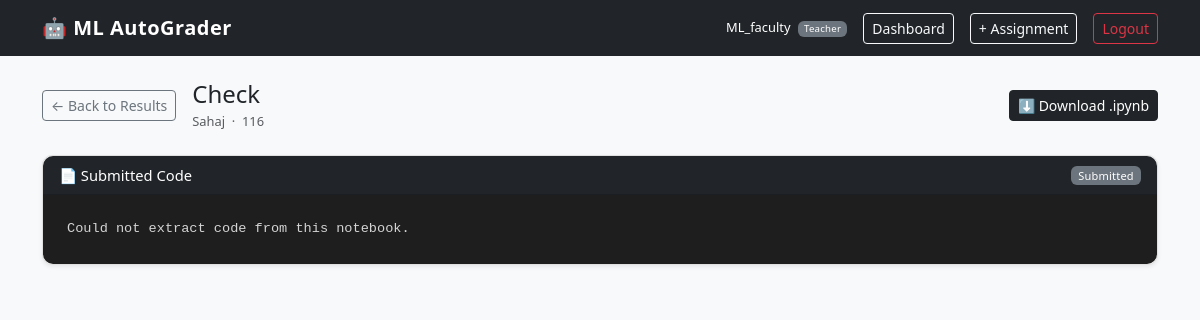
/view_submission/7 (signed in), run on the app's committed database.
### models.py (models this page shows, shortened)
class User(db.Model, UserMixin):
    __tablename__ = "user"
    id            = db.Column(db.Integer, primary_key=True)
    name          = db.Column(db.String(100), nullable=False)
    email         = db.Column(db.String(120), unique=True, nullable=False)
    password      = db.Column(db.String(200), nullable=False)
    role          = db.Column(db.String(20), nullable=False)
    status        = db.Column(db.String(20), nullable=True, default="approved")
    enrollment_no = db.Column(db.String(50), unique=True, nullable=True)
    branch        = db.Column(db.String(50), nullable=True)
    batch         = db.Column(db.String(50), nullable=True)
    assignments   = db.relationship("Assignment", backref="creator", lazy=True)
    submissions   = db.relationship("Submission", backref="student",  lazy=True)

class Assignment(db.Model):
    __tablename__ = "assignment"
    id           = db.Column(db.Integer, primary_key=True)
    title        = db.Column(db.String(200), nullable=False)
    description  = db.Column(db.Text,        nullable=False)
    due_date     = db.Column(db.String(50),  nullable=False)
    task_type    = db.Column(db.String(50),  nullable=False)
    rubric_json  = db.Column(db.Text, nullable=False)
    dataset_path = db.Column(db.String(300), nullable=True)
    teacher_id   = db.Column(db.Integer, db.ForeignKey("user.id"), nullable=False)
    grading_status = db.Column(db.String(30), default="pending")
    created_at   = db.Column(db.DateTime, default=datetime.utcnow)
    submissions = db.relationship(
        "Submission",
        backref="assignment",
        cascade="all, delete-orphan"
    )

class Submission(db.Model):
    __tablename__ = "submission"
    id            = db.Column(db.Integer, primary_key=True)
    student_id    = db.Column(db.Integer, db.ForeignKey("user.id"),         nullable=False)
    assignment_id = db.Column(db.Integer, db.ForeignKey("assignment.id"),   nullable=False)
    file_path     = db.Column(db.String(300), nullable=False)
    status        = db.Column(db.String(30), default="submitted")
    score         = db.Column(db.Float,  nullable=True)
    max_score     = db.Column(db.Float,  nullable=True)
    result_json   = db.Column(db.Text, nullable=True)
    released      = db.Column(db.Boolean, default=False)
    submitted_at  = db.Column(db.DateTime, default=datetime.utcnow)
    graded_at     = db.Column(db.DateTime, nullable=True)

### app.py (the view)
@app.route("/view_submission/<int:sub_id>")
@login_required
def view_submission(sub_id):
    sub        = Submission.query.get_or_404(sub_id)
    assignment = Assignment.query.get(sub.assignment_id)
    student    = User.query.get(sub.student_id)
    if current_user.role == "teacher":
        if assignment.teacher_id != current_user.id:
            return "Access denied", 403
    elif current_user.role == "student":
        if sub.student_id != current_user.id:
            return "Access denied", 403
    else:
        return "Access denied", 403
    from core.ipynb_parser import extract_and_validate_ipynb
    parsed = extract_and_validate_ipynb(sub.file_path)
    code   = parsed.get("code") or "Could not extract code from this notebook."
    return render_template(
        "shared/view_submission.html",
        sub        = sub,
        assignment = assignment,
        student    = student,
        code       = code,
    )

### app.py (called while the page is built)
@login_manager.user_loader
def load_user(user_id):
    return User.query.get(int(user_id))

### core/ipynb_parser.py (called while the page is built, shortened)
def extract_and_validate_ipynb(filepath: str) -> dict:
    try:
        with open(filepath, "r", encoding="utf-8") as f:
            notebook = json.load(f)
    except json.JSONDecodeError:
        return {
            "status":  "error",
            "message": "Invalid file format. Please upload a valid .ipynb file.",
            "code":    None,
        }
    except Exception as e:
        return {
            "status":  "error",
            "message": f"Could not read file: {e}",
            "code":    None,
        }

### templates/shared/view_submission.html (shortened to what this page needs)
{% extends 'base.html' %}
{% block content %}
<div class="d-flex align-items-center gap-3 mb-4">
    {% if current_user.role == 'teacher' %}
        <a href="{{ url_for('teacher_view_assignment', assign_id=assignment.id) }}"
           class="btn btn-outline-secondary btn-sm">← Back to Results</a>
    {% else %}
        <a href="{{ url_for('student_dashboard') }}"
           class="btn btn-outline-secondary btn-sm">← Back</a>
    {% endif %}
    <div>
        <h4 class="mb-0">{{ assignment.title }}</h4>
        <small class="text-muted">
            {{ student.name }} &nbsp;·&nbsp; {{ student.enrollment_no }}
        </small>
    </div>
    <a href="{{ url_for('download_submission', sub_id=sub.id) }}"
       class="btn btn-dark btn-sm ms-auto">
        ⬇ Download .ipynb
    </a>
</div>
<div class="card shadow-sm">
    <div class="card-header bg-dark text-white d-flex justify-content-between align-items-center">
        <span>📄 Submitted Code</span>
        <span class="badge
            {% if sub.status == 'graded' %}bg-success
            {% elif sub.status == 'grading' %}bg-warning text-dark
            {% else %}bg-secondary{% endif %}">
            {{ sub.status | title }}
        </span>
    </div>
    <div class="card-body p-0">
        <pre class="p-4 mb-0" style="background:#1e1e1e; color:#d4d4d4;
             font-size:0.85rem; border-radius:0 0 10px 10px;
             overflow-x:auto; max-height:75vh; overflow-y:auto;">{{ code }}</pre>
    </div>
</div>
{% endblock %}

### templates/base.html (shortened to what this page needs)
<!DOCTYPE html>
<html lang="en">
<head>
    <link href="https://cdn.jsdelivr.net/npm/bootstrap@5.3.0/dist/css/bootstrap.min.css" rel="stylesheet">
    <link href="{{ url_for('static', filename='css/style.css') }}" rel="stylesheet">
</head>
<body class="bg-light">
<nav class="navbar navbar-expand-lg navbar-dark bg-dark mb-4">
    <div class="container">
        <a class="navbar-brand fw-bold" href="#">🤖 ML AutoGrader</a>
        <div class="d-flex align-items-center gap-3">
            {% if current_user.is_authenticated %}
                <span class="text-white small">
                    {{ current_user.name }}
                    <span class="badge bg-secondary ms-1">{{ current_user.role | title }}</span>
                </span>
                {% if current_user.role == 'student' %}
                    <a href="{{ url_for('student_dashboard') }}" class="btn btn-outline-light btn-sm">Dashboard</a>
                    <a href="{{ url_for('my_grades') }}" class="btn btn-outline-light btn-sm">My Grades</a>
                {% elif current_user.role == 'teacher' %}
                    <a href="{{ url_for('teacher_dashboard') }}" class="btn btn-outline-light btn-sm">Dashboard</a>
                    <a href="{{ url_for('create_assignment') }}" class="btn btn-outline-light btn-sm">+ Assignment</a>
                {% elif current_user.role == 'admin' %}
                    <a href="{{ url_for('admin_dashboard') }}" class="btn btn-outline-light btn-sm">Admin Panel</a>
                {% endif %}
                <a href="{{ url_for('logout') }}" class="btn btn-outline-danger btn-sm">Logout</a>
            {% endif %}
        </div>
    </div>
</nav>
<div class="container">
    {% block content %}{% endblock %}
</div>
</body>
</html>

### static/css/style.css (style rules this page uses)
body { font-size: 0.92rem; }
.navbar-brand { letter-spacing: 0.5px; }
.card { border-radius: 10px; border: 1px solid #e0e0e0; }
.card-header { border-radius: 10px 10px 0 0 !important; }
.badge { font-weight: 500; letter-spacing: 0.2px; }

### data on the page
User: name "ML_faculty", role "Teacher"
Assignment: title "Check"
User: name "Sahaj", enrollment_no "116"
Submission: status "Submitted"

### other printed values
{{ code }} "Could not extract code from this notebook."
